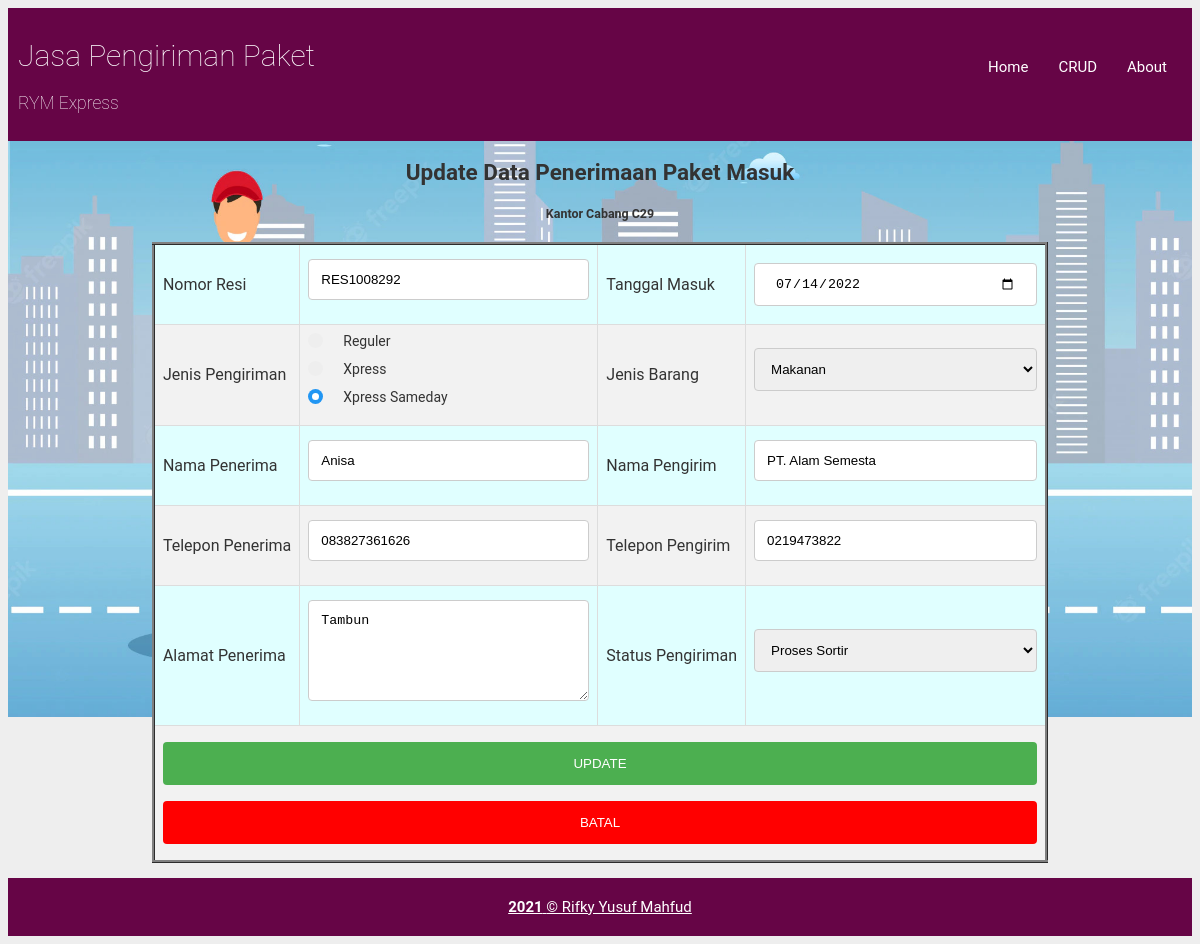
Screenshot of /web/edit/RES1008292 with the database file from the repository.
### tables this page shows
CREATE TABLE `datapaket` (
  `noresi` varchar(10) NOT NULL,
  `tanggalmasuk` date NOT NULL,
  `jenisbarang` varchar(25) NOT NULL,
  `jenispengiriman` varchar(25) NOT NULL,
  `namapengirim` varchar(50) NOT NULL,
  `teleponpengirim` varchar(13) NOT NULL,
  `namapenerima` varchar(50) NOT NULL,
  `teleponpenerima` varchar(13) NOT NULL,
  `alamatpenerima` varchar(100) NOT NULL,
  `statuspengiriman` varchar(25) NOT NULL
);

### application/controllers/Web.php (called while the page is built, shortened)
<?php defined('BASEPATH') or exit('No direct script access allowed');
class Web extends CI_Controller
{
    function __construct()
    {
        $this->load->helper(array('url', 'form'));
    }
    public function edit($noresi)
    {
        $where = array('noresi'=> $noresi);
        $data['judul'] = " Update Data Penerimaan Paket Masuk";
        $data['judul2'] = "Kantor Cabang C29";
        $data['datapaket'] = $this->app_model->ubah_data($where, 'datapaket')->result();
        $this->load->view('v_header', $data);
        $this->load->view('edit_data', $data);
        $this->load->view('v_footer', $data);
    }
}

### index.php (called while the page is built, shortened)
<?php
require_once BASEPATH.'core/CodeIgniter.php';

### application/models/App_model.php (called while the page is built, shortened)
<?php defined('BASEPATH') or exit('No direct script access allowed');
class App_model extends CI_Model
{
    function ubah_data($where,$table)
    {
        return $this->db->get_where($table,$where);
    }
}

### application/views/edit_data.php (the view, shortened to what this page needs)
<section>
    <center><h1><?php echo $judul ?></h1></center>
    <center><h5><?php echo $judul2 ?></h5></center>
    <?php foreach ($datapaket as $dt) { ?>
        <form action="<?php echo site_url('web/update') ?>" method="POST">
            <table id="ftable2">
                <tr>
                    <td>Nomor Resi </td>
                    <td><input type="text" name="noresi" value="<?php echo $dt->noresi ?>"></td>
                    <td>Tanggal Masuk </td>
                    <td><input type="date" name="tanggalmasuk" min="<?= date('Y-m-d'); ?>" value="<?php echo $dt->tanggalmasuk ?>"></td>
                </tr>
                <tr>
                    <td>Jenis Pengiriman </td>
                    <td>
                        <label class="tradio">Reguler
                            <span class="radioklik"></span></label>
                        <label class="tradio">Xpress
                            <span class="radioklik"></span></label>
                        <label class="tradio">Xpress Sameday
                            <span class="radioklik"></span></label>
                    </td>
                    <td>Jenis Barang </td>
                    <td>
                        <select name="jenisbarang" id="jenisbarang">
                            <option <?php echo ($dt->jenisbarang == 'Makanan' ? 'selected' : ''); ?> value='Makanan'>Makanan</option>
                        </select>
                    </td>
                </tr>
                <tr>
                    <td>Nama Penerima </td>
                    <td><input type="text" name="namapenerima" value="<?php echo $dt->namapenerima ?>"></td>
                    <td>Nama Pengirim </td>
                    <td><input type="text" name="namapengirim" value="<?php echo $dt->namapengirim ?>"></td>
                </tr>
                <tr>
                    <td>Telepon Penerima </td>
                    <td><input type="text" name="teleponpenerima" value="<?php echo $dt->teleponpenerima ?>"></td>
                    <td>Telepon Pengirim</td>
                    <td> <input type="text" name="teleponpengirim" value="<?php echo $dt->teleponpengirim ?>"></td>
                </tr>
                <tr>
                    <td>Alamat Penerima </td>
                    <td><textarea name="alamatpenerima" cols="30" rows="5"><?php echo $dt->alamatpenerima ?></textarea></td>
                    <td>Status Pengiriman </td>
                    <td> <select name="statuspengiriman" id="statuspengiriman">
                            <option <?php echo ($dt->statuspengiriman == 'Proses Sortir' ? 'selected' : ''); ?> value='Proses Sortir'>Proses Sortir</option>
                        </select>
                    </td>
                </tr>
                <tr>
                    <td colspan="4">
                        <input type="submit" name="edit" value="UPDATE">
                        <input type="reset" name="reset" value="BATAL">
                    </td>
                </tr>
        </form>
    <?php } ?>
</section>

### assets/css/style.css (style rules this page uses)
body { background: #eee; color: #333; font-family: Roboto; font-size: 15px; }
section { padding: auto; }
section h1 { text-align: center; }
#ftable2 { border-style: ridge; width: auto; margin-left: auto; margin-right: auto; border-collapse: collapse; background-color: lightcyan; text-align: left; }
#ftable2 tr:nth-child(even) { background-color: #f2f2f2; }
#ftable2 td, #ftable2 th { border: 1px solid #ddd; padding: 8px; }
input[type=text], select { width: 100%; padding: 12px 20px; margin: 8px 0; display: inline-block; border: 1px solid #ccc; border-radius: 4px; box-sizing: border-box; }
input[type=date] { width: 100%; padding: 12px 20px; margin: 8px 0; display: inline-block; border: 1px solid #ccc; border-radius: 4px; box-sizing: border-box; }
input[type=submit] { width: 100%; background-color: #4CAF50; color: white; padding: 14px 20px; margin: 8px 0; border: none; border-radius: 4px; cursor: pointer; }
input[type=reset] { width: 100%; background-color: #ff0000; color: white; padding: 14px 20px; margin: 8px 0; border: none; border-radius: 4px; cursor: pointer; }
input[type=text], select, textarea { width: 100%; padding: 12px; border: 1px solid #ccc; border-radius: 4px; box-sizing: border-box; margin-top: 6px; margin-bottom: 16px; resize: vertical }
.tradio { display: block; position: relative; padding-left: 35px; margin-bottom: 12px; cursor: pointer; font-size: 14px; -webkit-user-select: none; -moz-user-select: none; -ms-user-select: none; user-select: none; }
.radioklik { position: absolute; top: 0; left: 0; height: 15px; width: 15px; background-color: #eee; border-radius: 50%; }
.tradio input:checked~.radioklik { background-color: #2196F3; }
.radioklik:after { content: ""; position: absolute; display: none; }
.tradio input:checked~.radioklik:after { display: block; }
.tradio .radioklik:after { top: 4px; left: 4px; width: 7px; height: 7px; border-radius: 50%; background: white; }

### rows the page displays
datapaket: noresi "RES1008292", tanggalmasuk "07/14/2022", jenisbarang "Makanan", namapenerima "Anisa", namapengirim "PT. Alam Semesta", teleponpenerima "083827361626", teleponpengirim "0219473822", alamatpenerima "Tambun", statuspengiriman "Proses Sortir"

### other values shown
$judul "Update Data Penerimaan Paket Masuk"
$judul2 "Kantor Cabang C29"
